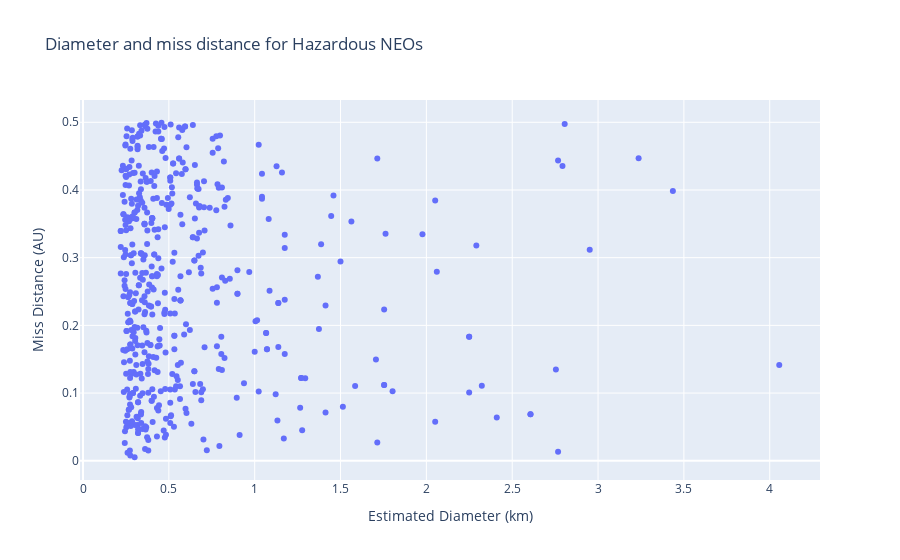

The notebook cell saved with this chart:
### Code cell
#Task 4: Interactive scatter plot - Hazardous only, Miss distance with respect to size. 
import pandas as pd
import plotly.express as px

# Filter the data based on the condition
filtered_df = df[df['is_potentially_hazardous_asteroid'] == True]

# Create an interactive scatter plot with Plotly
fig = px.scatter(filtered_df, 
                 x='estimated_diameter_kilometers_estimated_diameter_max', 
                 y='miss_distance_astronomical',
                 title='Diameter and miss distance for Hazardous NEOs', 
                 hover_data=['close_approach_date', 'id', 'relative_velocity_kilometers_per_second'])

# Set axis labels
fig.update_xaxes(title='Estimated Diameter (km)')
fig.update_yaxes(title='Miss Distance (AU)')

# Show the plot
fig.show()

### Figure 1 — Plotly figure (JSON) as saved in the notebook; plotly's stock layout.template omitted (floating-point values rounded to 4 significant figures; data arrays with more than 128 entries replaced by an {"elided": "..."} marker saying what was removed)
{"data": [{"customdata": {"elided": "507x3 mixed values"}, "hovertemplate": "estimated_diameter_kilometers_estimated_diameter_max=%{x}<br>miss_distance_astronomical=%{y}<br>close_approach_date=%{customdata[0]}<br>id=%{customdata[1]}<br>relative_velocity_kilometers_per_second=%{customdata[2]}<extra></extra>", "legendgroup": "", "marker": {"color": "#636efa", "symbol": "circle"}, "mode": "markers", "name": "", "orientation": "v", "showlegend": false, "type": "scatter", "x": {"elided": "507 float values"}, "xaxis": "x", "y": {"elided": "507 float values"}, "yaxis": "y"}], "layout": {"legend": {"tracegroupgap": 0}, "title": {"text": "Diameter and miss distance for Hazardous NEOs"}, "xaxis": {"anchor": "y", "domain": [0, 1], "title": {"text": "Estimated Diameter (km)"}}, "yaxis": {"anchor": "x", "domain": [0, 1], "title": {"text": "Miss Distance (AU)"}}}}
